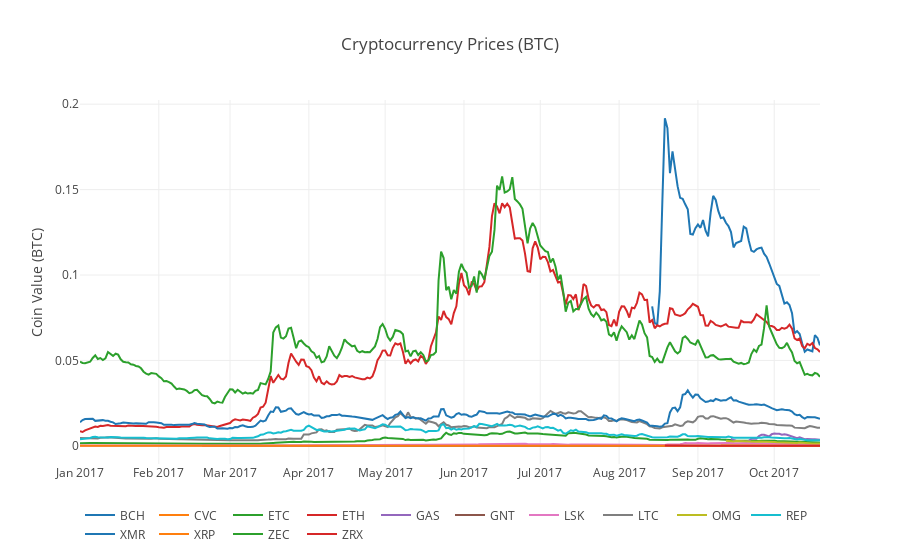

Notebook code cell kept with this figure:
### Code cell
# Chart all of the altocoin prices
df_scatter(combined_df, 'Cryptocurrency Prices (BTC)', seperate_y_axis=False, y_axis_label='Coin Value (BTC)')

### Figure 1 — Plotly figure (JSON) as saved in the notebook; plotly's stock layout.template omitted (floating-point values rounded to 4 significant figures; data arrays with more than 128 entries replaced by an {"elided": "..."} marker saying what was removed)
{"data": [{"name": "BCH", "type": "scatter", "visible": "visible", "x": {"elided": "292 str values"}, "y": {"elided": "292 float values"}}, {"name": "CVC", "type": "scatter", "visible": "visible", "x": {"elided": "292 str values"}, "y": {"elided": "292 float values"}}, {"name": "ETC", "type": "scatter", "visible": "visible", "x": {"elided": "292 str values"}, "y": {"elided": "292 float values"}}, {"name": "ETH", "type": "scatter", "visible": "visible", "x": {"elided": "292 str values"}, "y": {"elided": "292 float values"}}, {"name": "GAS", "type": "scatter", "visible": "visible", "x": {"elided": "292 str values"}, "y": {"elided": "292 float values"}}, {"name": "GNT", "type": "scatter", "visible": "visible", "x": {"elided": "292 str values"}, "y": {"elided": "292 float values"}}, {"name": "LSK", "type": "scatter", "visible": "visible", "x": {"elided": "292 str values"}, "y": {"elided": "292 float values"}}, {"name": "LTC", "type": "scatter", "visible": "visible", "x": {"elided": "292 str values"}, "y": {"elided": "292 float values"}}, {"name": "OMG", "type": "scatter", "visible": "visible", "x": {"elided": "292 str values"}, "y": {"elided": "292 float values"}}, {"name": "REP", "type": "scatter", "visible": "visible", "x": {"elided": "292 str values"}, "y": {"elided": "292 float values"}}, {"name": "XMR", "type": "scatter", "visible": "visible", "x": {"elided": "292 str values"}, "y": {"elided": "292 float values"}}, {"name": "XRP", "type": "scatter", "visible": "visible", "x": {"elided": "292 str values"}, "y": {"elided": "292 float values"}}, {"name": "ZEC", "type": "scatter", "visible": "visible", "x": {"elided": "292 str values"}, "y": {"elided": "292 float values"}}, {"name": "ZRX", "type": "scatter", "visible": "visible", "x": {"elided": "292 str values"}, "y": {"elided": "292 float values"}}], "layout": {"legend": {"orientation": "h"}, "title": "Cryptocurrency Prices (BTC)", "xaxis": {"type": "date"}, "yaxis": {"showticklabels": true, "title": "Coin Value (BTC)", "type": "linear"}}}
